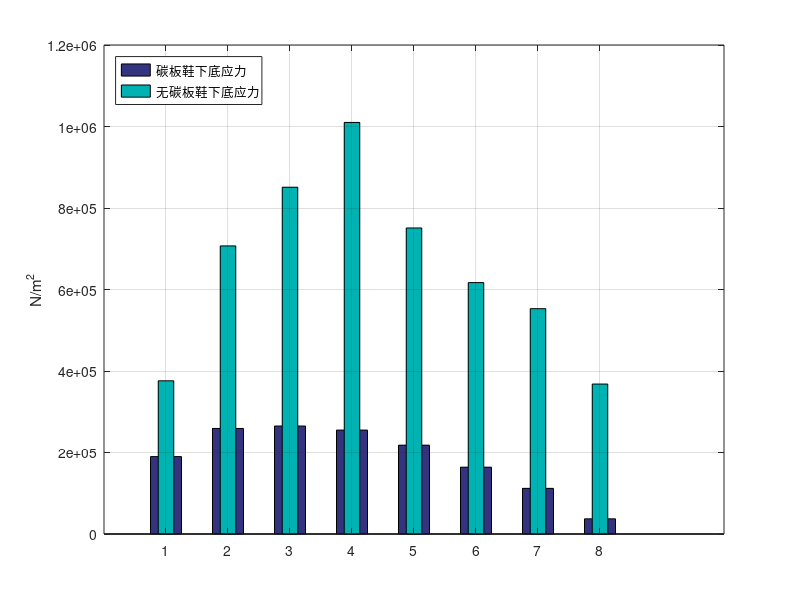

Reproduce this figure in MATLAB. (Note: this script raises an error after producing the figure.)
x = [1 2 3 4 5 6 7 8];
temp_high = [1.90E+05 2.59E+05 2.65E+05 2.55E+05 2.18E+05 1.64E+05 1.12E+05 3.73E+04
]; 
w1 = 0.5; 
bar(x,temp_high,w1,'FaceColor',[0.2 0.2 0.5])

temp_low = [3.76E+05 7.07E+05 8.51E+05 1.01E+06 7.51E+05 6.17E+05 5.53E+05 3.68E+05
];
w2 = .25;
hold on
bar(x,temp_low,w2,'FaceColor',[0 0.7 0.7])
hold off

grid on
ylabel('N/m^2')
legend({'碳板鞋下底应力','无碳板鞋下底应力'},'Location','northwest')

ax = gca;
ax.XTick = [1 2 3 4 5 6 7 8]; 
ax.XTickLabels = {'鞋前1','鞋前2','鞋中1','鞋中2','鞋中3','鞋后1','鞋后2','鞋侧1'};
ax.XTickLabelRotation = 45;